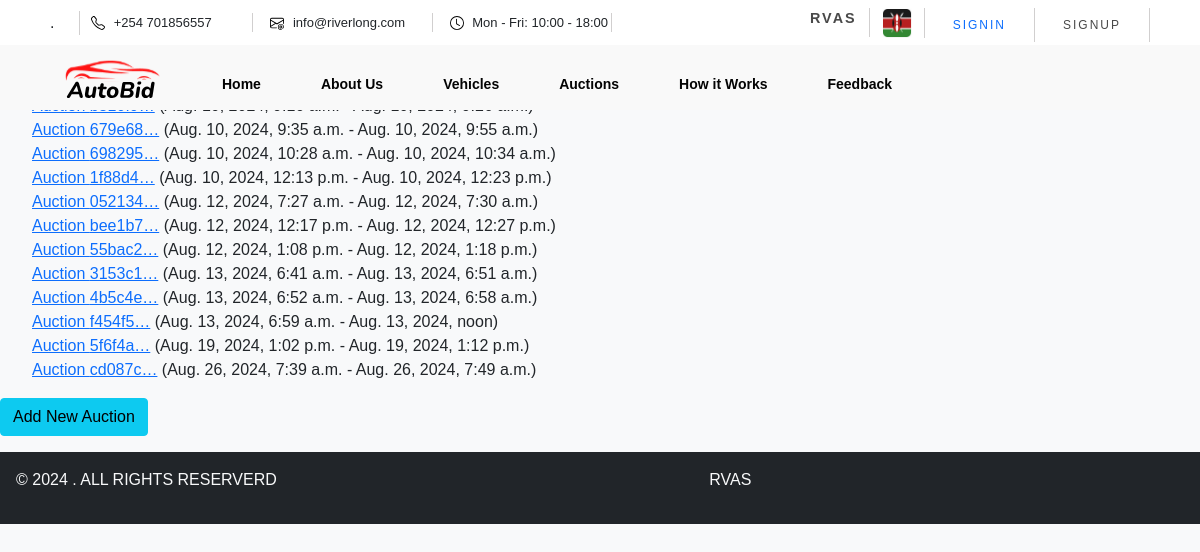
The app's page /auctions/, older data.
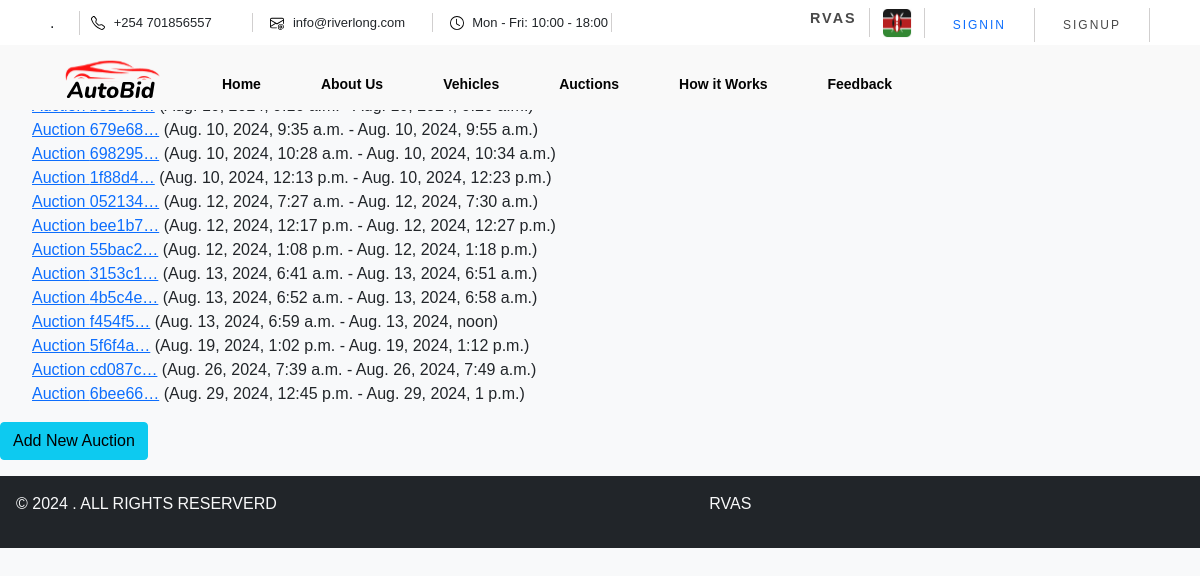
The same page, newer data.
### vehicles/models.py (models this page shows, shortened)
class Auction(models.Model):
    auction_id = models.UUIDField(default=uuid.uuid4, editable=False, unique=True)
    start_date = models.DateTimeField()
    end_date = models.DateTimeField()
    created_at = models.DateTimeField(auto_now_add=True)
    vehicles = models.ManyToManyField('Vehicle', related_name='auctions')
    approved = models.BooleanField(default=False)

### vehicles/views.py (the view)
# urls.py: path('auctions/', views.auction_list, name='auction_list'),
def auction_list(request):
    auctions = Auction.objects.all()
    return render(request, 'admin/auctions.html', {'auctions': auctions})

### vehicles/templates/Admin/auctions.html
{% extends "vehicles/base.html" %}
{% block content %}
<h2>Auctions</h2>
<ul>
    {% for auction in auctions %}
    <li>
        <a href="{% url 'auction_detail' auction.pk %}">Auction {{ auction.auction_id|truncatechars:7 }}</a> ({{ auction.start_date }} - {{ auction.end_date }})
    </li>
    {% endfor %}
</ul>
<a class="btn btn-info" href="{% url 'auction_add' %}">Add New Auction</a>
{% endblock %}

Row changes from the older to the newer data that the page shows:
added Auction: auction_id "6bee66…", start_date "Aug. 29, 2024, 12:45 p.m.", end_date "Aug. 29, 2024, 1 p.m."
